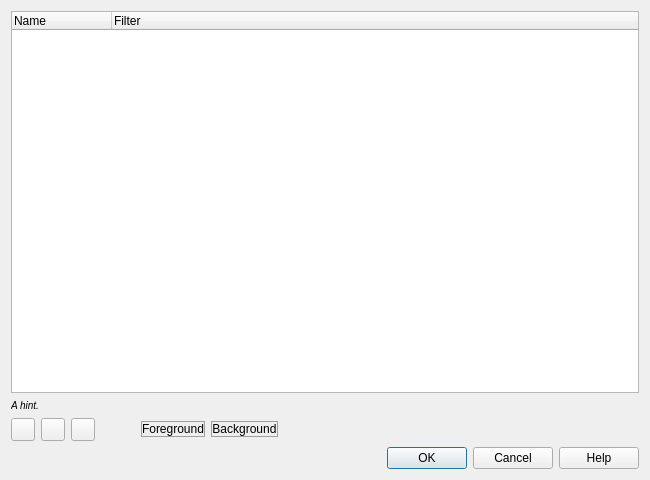
<?xml version="1.0" encoding="UTF-8"?>
<ui version="4.0">
 <class>ColoringRulesDialog</class>
 <widget class="QDialog" name="ColoringRulesDialog">
  <property name="geometry">
   <rect>
    <x>0</x>
    <y>0</y>
    <width>650</width>
    <height>480</height>
   </rect>
  </property>
  <property name="windowTitle">
   <string>Dialog</string>
  </property>
  <layout class="QVBoxLayout" name="verticalLayout">
   <item>
    <widget class="QTreeWidget" name="coloringRulesTreeWidget">
     <property name="selectionMode">
      <enum>QAbstractItemView::ExtendedSelection</enum>
     </property>
     <property name="textElideMode">
      <enum>Qt::ElideMiddle</enum>
     </property>
     <property name="rootIsDecorated">
      <bool>false</bool>
     </property>
     <property name="uniformRowHeights">
      <bool>true</bool>
     </property>
     <property name="itemsExpandable">
      <bool>false</bool>
     </property>
     <property name="expandsOnDoubleClick">
      <bool>false</bool>
     </property>
     <column>
      <property name="text">
       <string>Name</string>
      </property>
     </column>
     <column>
      <property name="text">
       <string>Filter</string>
      </property>
     </column>
    </widget>
   </item>
   <item>
    <widget class="QLabel" name="hintLabel">
     <property name="text">
      <string>&lt;small&gt;&lt;i&gt;A hint.&lt;/i&gt;&lt;/small&gt;</string>
     </property>
    </widget>
   </item>
   <item>
    <layout class="QHBoxLayout" name="horizontalLayout" stretch="0,0,0,0,0,0,1">
     <item>
      <widget class="QToolButton" name="newToolButton">
       <property name="toolTip">
        <string>Add a new coloring rule.</string>
       </property>
       <property name="text">
        <string/>
       </property>
       <property name="icon">
        <iconset resource="../../image/toolbar.qrc">
         <normaloff>:/stock/plus-8.png</normaloff>:/stock/plus-8.png</iconset>
       </property>
      </widget>
     </item>
     <item>
      <widget class="QToolButton" name="deleteToolButton">
       <property name="toolTip">
        <string>Delete this coloring rule.</string>
       </property>
       <property name="text">
        <string/>
       </property>
       <property name="icon">
        <iconset resource="../../image/toolbar.qrc">
         <normaloff>:/stock/minus-8.png</normaloff>:/stock/minus-8.png</iconset>
       </property>
      </widget>
     </item>
     <item>
      <widget class="QToolButton" name="copyToolButton">
       <property name="toolTip">
        <string>Duplicate this coloring rule.</string>
       </property>
       <property name="icon">
        <iconset resource="../../image/toolbar.qrc">
         <normaloff>:/stock/copy-8.png</normaloff>:/stock/copy-8.png</iconset>
       </property>
      </widget>
     </item>
     <item>
      <spacer name="horizontalSpacer_2">
       <property name="orientation">
        <enum>Qt::Horizontal</enum>
       </property>
       <property name="sizeHint" stdset="0">
        <size>
         <width>40</width>
         <height>20</height>
        </size>
       </property>
      </spacer>
     </item>
     <item>
      <widget class="QPushButton" name="fGPushButton">
       <property name="toolTip">
        <string>Set the foreground color for this rule.</string>
       </property>
       <property name="styleSheet">
        <string notr="true">QPushButton { border: 1px solid palette(Dark); }</string>
       </property>
       <property name="text">
        <string>Foreground</string>
       </property>
       <property name="autoDefault">
        <bool>false</bool>
       </property>
       <property name="flat">
        <bool>true</bool>
       </property>
      </widget>
     </item>
     <item>
      <widget class="QPushButton" name="bGPushButton">
       <property name="toolTip">
        <string>Set the background color for this rule.</string>
       </property>
       <property name="styleSheet">
        <string notr="true">QPushButton { border: 1px solid palette(Dark); }</string>
       </property>
       <property name="text">
        <string>Background</string>
       </property>
       <property name="autoDefault">
        <bool>false</bool>
       </property>
       <property name="flat">
        <bool>true</bool>
       </property>
      </widget>
     </item>
     <item>
      <spacer name="horizontalSpacer">
       <property name="orientation">
        <enum>Qt::Horizontal</enum>
       </property>
       <property name="sizeHint" stdset="0">
        <size>
         <width>40</width>
         <height>20</height>
        </size>
       </property>
      </spacer>
     </item>
    </layout>
   </item>
   <item>
    <widget class="QDialogButtonBox" name="buttonBox">
     <property name="orientation">
      <enum>Qt::Horizontal</enum>
     </property>
     <property name="standardButtons">
      <set>QDialogButtonBox::Cancel|QDialogButtonBox::Help|QDialogButtonBox::Ok</set>
     </property>
    </widget>
   </item>
  </layout>
 </widget>
 <resources>
  <include location="../../image/toolbar.qrc"/>
 </resources>
 <connections>
  <connection>
   <sender>buttonBox</sender>
   <signal>accepted()</signal>
   <receiver>ColoringRulesDialog</receiver>
   <slot>accept()</slot>
   <hints>
    <hint type="sourcelabel">
     <x>248</x>
     <y>254</y>
    </hint>
    <hint type="destinationlabel">
     <x>157</x>
     <y>274</y>
    </hint>
   </hints>
  </connection>
  <connection>
   <sender>buttonBox</sender>
   <signal>rejected()</signal>
   <receiver>ColoringRulesDialog</receiver>
   <slot>reject()</slot>
   <hints>
    <hint type="sourcelabel">
     <x>316</x>
     <y>260</y>
    </hint>
    <hint type="destinationlabel">
     <x>286</x>
     <y>274</y>
    </hint>
   </hints>
  </connection>
 </connections>
</ui>
